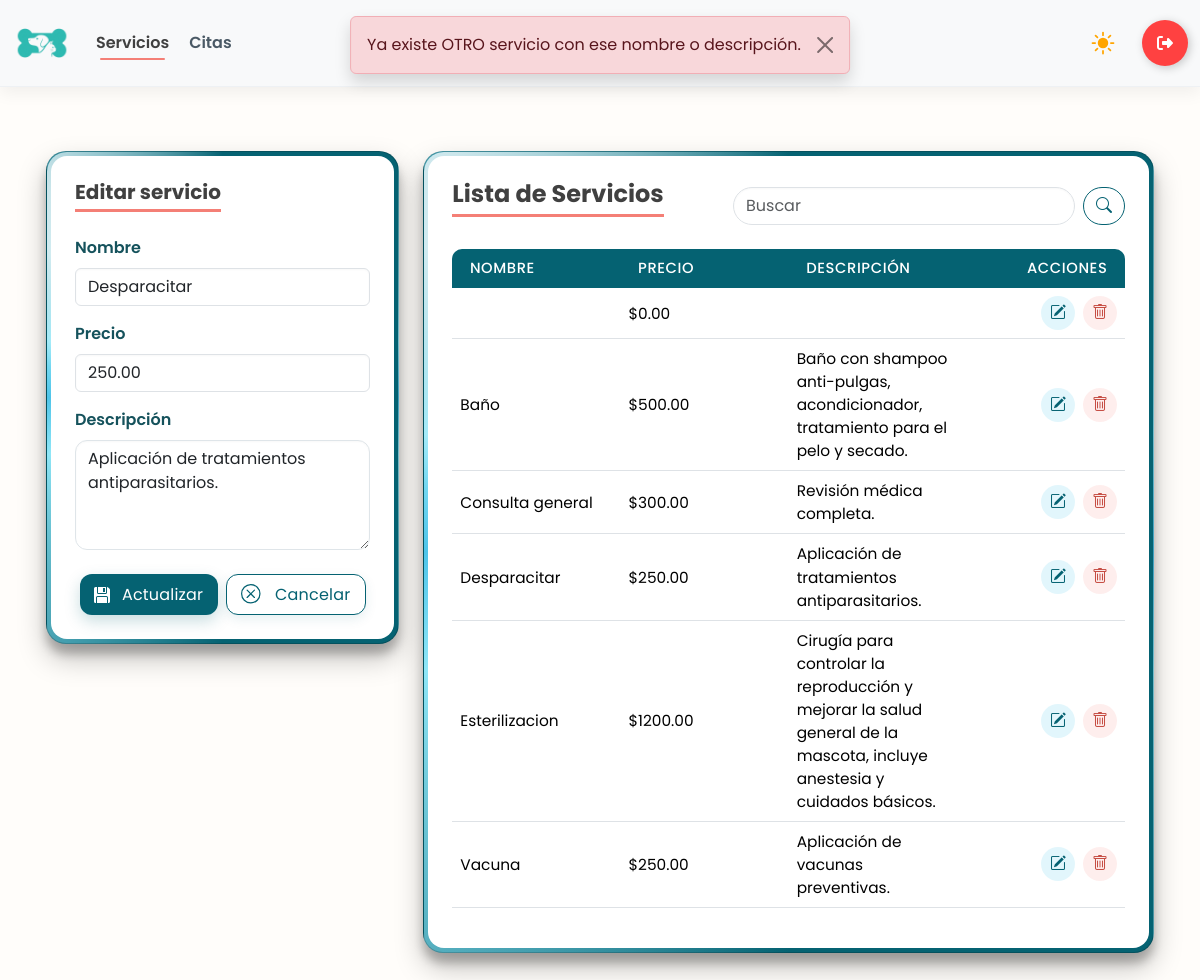
/servicios/17/ (signed in), run on the app's committed database.
### app/models.py (models this page shows, shortened)
class SERVICIO(models.Model):
    nombre = models.CharField(max_length=100)
    precio = models.DecimalField(max_digits=10, decimal_places=2)
    descripcion = models.TextField(max_length=250, null= True)

### app/views.py (the view, shortened to what this page needs)
# urls.py: path('servicios/', views.servicios_panel, name='servicios'), # Panel o dashboard
@login_required
@user_passes_test(is_employee_or_admin)
def servicios_panel(request, id=None):
    es_admin = is_admin(request.user)
    servicio = get_object_or_404(SERVICIO, id=id) if id else None
    if request.method == "POST" and not es_admin:
        messages.error(request, "No tienes permisos para modificar servicios.")
        return redirect("servicios")
    nombre = request.POST.get("nombre", "").strip().capitalize()
    precio = request.POST.get("precio", "").strip()
    descripcion = request.POST.get("descripcion", "").strip().capitalize()
    duplicate_query = Q(nombre=nombre) | Q(descripcion=descripcion)
    if servicio:  # editar
        if SERVICIO.objects.filter(duplicate_query).exclude(id=servicio.id).exists():
            messages.error(request, "Ya existe OTRO servicio con ese nombre o descripción.")
    q = request.GET.get('q', '').strip()
    qs = SERVICIO.objects.all().order_by("nombre")
    if q:
        q_normal = strip_accents(q.lower())
        servicios_filtrados = []
        for s in qs:
            nombre_normal = strip_accents(s.nombre.lower())
            desc_normal = strip_accents(s.descripcion.lower())
            if q_normal in nombre_normal or q_normal in desc_normal:
                servicios_filtrados.append(s)
        servicios = servicios_filtrados
    else:
        servicios = qs
    ctx = {
        "servicios": servicios,
        "servicio": servicio,
        "editando": bool(servicio),
        "form_data": request.POST if request.method == "POST" else {}, # Para que no se borre el formulario en caso de error
        "q": q,
        "es_admin": es_admin,
    }
    return render(request, "servicios.html", ctx)

### app/views.py (called while the page is built)
def is_admin(user):
    return user.is_superuser or user.groups.filter(name='Administrador').exists()

def is_employee_or_admin(user):
    return user.is_superuser or user.groups.filter(name__in=['Administrador', 'Empleado']).exists()

### app/templates/servicios.html (shortened to what this page needs)
{% load static %}
<!DOCTYPE html>
<html lang="es">
<head>
    {% include 'referencias.html' %}
    <link rel="stylesheet" href="{% static 'css/panel.css' %}">
</head>
<body>
    {% include 'navbar-panel.html' %}
    <main class="container mt-5 mb-5 p-3">
        <div class="row g-4">
            <div class="col-12 col-lg-4">
                <div class="card glass-card">
                    <div class="card-body p-4">
                        <h5 class="card-title mb-4">
                            {% if editando %}Editar servicio{% else %}Crear servicio{% endif %}
                        </h5>
                        <form method="post" autocomplete="off"
                            action="{% if editando %}{% url 'servicios_edit' servicio.id %}{% else %}{% url 'servicios' %}{% endif %}">
                            <div class="mb-3">
                                <label class="form-label">Nombre</label>
                                <input type="text" name="nombre" class="form-control"
                                    pattern="^[A-Za-zÁÉÍÓÚáéíóúÑñ\s]+$" maxlength="100" required
                                    value="{% if form_data.nombre %}{{ form_data.nombre }}{% elif servicio %}{{ servicio.nombre }}{% endif %}">
                            </div>
                            <div class="mb-3">
                                <label class="form-label">Precio</label>
                                <input type="number" step="0.01" min="0" name="precio" pattern="^\d+(\.\d{1,2})?$"
                                    class="form-control" required
                                    value="{% if form_data.precio %}{{ form_data.precio }}{% elif servicio %}{{ servicio.precio }}{% endif %}">
                            </div>
                            <div class="mb-3">
                                <label class="form-label">Descripción</label>
                                <textarea name="descripcion" rows="4" class="form-control" maxlength="250"
                                    required>{% if form_data.descripcion %}{{ form_data.descripcion }}{% elif servicio %}{{ servicio.descripcion }}{% endif %}</textarea>
                            </div>
                            <div class="d-flex gap-2 justify-content-center mt-4">
                                <button type="submit" class="btn-save"
                                    aria-label="{% if editando %}Actualizar{% else %}Guardar{% endif %}">
                                    <div class="svg-wrapper-1">
                                        <div class="svg-wrapper">
                                        </div>
                                    </div>
                                    <span>{% if editando %}Actualizar{% else %}Guardar{% endif %}</span>
                                </button>
                                {% if editando %}
                                <a href="{% url 'servicios' %}" class="btn-clean" aria-label="Cancelar">
                                    <div class="svg-wrapper-1">
                                        <div class="svg-wrapper">
                                        </div>
                                    </div>
                                    <span>Cancelar</span>
                                </a>
                                {% endif %}
                            </div>
                        </form>
                    </div>
                </div>
            </div>
            <div class="col-12 col-lg-8">
                <div class="card glass-card">
                    <div class="card-body p-4">
                        <div class="d-flex justify-content-between align-items-center mb-3">
                            <h4 class="m-0 card-title mb-3">Lista de Servicios</h4>
                            <form class="d-flex" method="get" action="{% url 'servicios' %}">
                                <input class="form-control me-2" type="search" placeholder="Buscar" name="q"
                                    value="{{ q }}">
                                <button class="btn btn-outline" type="submit"><i class="bi bi-search"></i></button>
                            </form>
                        </div>
                        <table class="table tabla-servicios align-middle">
                            <thead>
                                <tr>
                                    <th>Nombre</th>
                                    <th>Precio</th>
                                    <th>Descripción</th>
                                    <th class="text-end">Acciones</th>
                                </tr>
                            </thead>
                            <tbody>
                                {% for servicio in servicios %}
                                <tr>
                                    <td>{{ servicio.nombre }}</td>
                                    <td>${{ servicio.precio|floatformat:2 }}</td>
                                    <td>{{ servicio.descripcion }}</td>
                                    <td class="text-end">
                                        <div class="d-inline-flex gap-2">
                                            <a class="btn-accion btn-edit"
                                                href="{% url 'servicios_edit' servicio.id %}">
                                                <i class="bi bi-pencil-square"></i>
                                            </a>
                                            <a class="btn-accion btn-delete" href="{% url 'eliminar' servicio.id %}"
                                                onclick="return confirm('¿Eliminar este servicio?')">
                                                <i class="bi bi-trash"></i>
                                            </a>
                                        </div>
                                    </td>
                                </tr>
                                {% empty %}
                                <tr>
                                    <td colspan="4" class="text-center text-muted">Sin información disponible</td>
                                </tr>
                                {% endfor %}
                            </tbody>
                        </table>
                        </div>
                    </div>
                </div>
            </div>
    </main>
    {% include 'alertas.html' %}
</body>
</html>

### app/static/css/panel.css (style rules this page uses)
:root { color-scheme: light; }
:root { --primary: #056272; --accent: #4EC4E9; --accent-light: #8FE6F7; --coral: #F47F76; --paper: #FFFDFa; --light_coral: #e4a5a1; --ink: #333333; }
body { font-family: "Poppins", sans-serif !important; background-color: var(--paper) !important; }
:root { --navbar-h: 72px; }
body { padding-top: var(--navbar-h); }
html { scroll-behavior: smooth; }
.card-title { color: #404040 !important; font-weight: bold; display: inline-block; padding-bottom: 0.3rem; margin-bottom: 1.5rem; border-bottom: 3px solid #F47F76; }
.glass-card, .card { position: relative; border-radius: 20px !important; overflow: hidden; padding: 4px; background: conic-gradient( from 90deg, var(--primary) 0%, var(--primary) 25%, var(--accent-light) 45%, var(--accent) 50%, var(--accent-light) 55%, var(--primary) 75%, var(--primary) 100% ); box-shadow: rgba(0, 0, 0, 0.25) 0px 14px 28px, rgba(0, 0, 0, 0.22) 0px 10px 10px; transition: transform .6s cubic-bezier(0.15, 0.83, 0.66, 1), box-shadow .3s ease; }
.glass-card::before { content: ""; position: absolute; inset: 0; border-radius: inherit; background: conic-gradient( from 0deg, transparent 0deg, transparent 280deg, rgba(255, 255, 255, 0.7) 310deg, rgba(255, 255, 255, 0.7) 320deg, transparent 360deg ); animation: spin-border 4s linear infinite; }
.glass-card .card-body { position: relative; z-index: 2; background: #ffffff; border-radius: 16px; padding: 1.5rem; }
.form-label { font-weight: 600; color: color-mix(in srgb, var(--primary) 65%, #333); }
.form-control, .form-select, textarea.form-control { border-radius: 12px; border: 1.6px solid #dfe5e9; box-shadow: inset 0 1px 2px rgba(0, 0, 0, .03); transition: border-color .2s ease, box-shadow .2s ease; }
.btn-save, .btn-clean { line-height: 1; padding: .55em .9em; display: inline-flex; align-items: center; gap: .35rem; border: none; border-radius: 12px; letter-spacing: .2px; cursor: pointer; transition: background .25s ease, transform .2s ease, box-shadow .25s ease; justify-content: center; min-width: 130px }
.btn-save { background: var(--primary); color: #fff; fill: #dcdcdc; box-shadow: 0 6px 16px rgba(5, 98, 114, .22); }
.btn-clean { background: #fff; color: var(--primary); fill: currentColor; border: 1.5px solid var(--primary); box-shadow: 0 4px 12px rgba(5, 98, 114, .10); }
.btn-save span, .btn-clean span { transition: opacity .35s ease, font-size .35s ease, margin-left .35s ease; display: inline-block; margin-left: 0.4em; vertical-align: middle; white-space: nowrap; }
.btn-save svg, .btn-clean svg { transform-origin: center; transition: transform .28s ease, fill .28s ease; display: block; }
.svg-wrapper-1 { display: flex; }
.svg-wrapper { display: flex; align-items: center; justify-content: center; transition: transform .45s linear; }
a.btn-save, a.btn-clean { text-decoration: none; }
.card .d-flex .form-control[type="search"] { border-radius: 999px; }
.btn.btn-outline { border-radius: 999px; --bs-btn-color: var(--primary); --bs-btn-border-color: var(--primary); }
.tabla-servicios { margin-bottom: 0; border-collapse: separate; border-spacing: 0; table-layout: fixed; width: 100%; }
.tabla-servicios thead th { background: var(--primary); color: #ffffff; border: 0 !important; font-weight: 500; font-size: 0.92rem; letter-spacing: 0.04em; text-transform: uppercase; padding: 0.55rem 1.1rem; }
.tabla-servicios thead th:first-child { border-top-left-radius: 10px; }
.tabla-servicios thead th:last-child { border-top-right-radius: 10px; }
.tabla-servicios td { vertical-align: middle; padding: 1.1rem 1.4rem; font-size: 0.96rem; line-height: 1.5; }
.tabla-servicios th { vertical-align: middle; }
.btn-accion { width: 34px; height: 34px; border-radius: 999px; display: inline-flex; align-items: center; justify-content: center; padding: 0; border: none; font-size: 1rem; cursor: pointer; transition: background 0.2s ease, color 0.2s ease, transform 0.15s ease, box-shadow 0.15s ease; }
.btn-edit { background: rgba(78, 196, 233, 0.16); color: var(--primary); }
.btn-delete { background: rgba(244, 127, 118, 0.13); color: #c64d43; }

### data on the page
SERVICIO: nombre "Desparacitar", precio "250.00", descripcion "Aplicación de tratamientos antiparasitarios."
SERVICIO: precio "0.00"
SERVICIO: nombre "Baño", precio "500.00", descripcion "Baño con shampoo anti-pulgas, acondicionador, tratamiento para el pelo y secado."
SERVICIO: nombre "Consulta general", precio "300.00", descripcion "Revisión médica completa."
SERVICIO: nombre "Esterilizacion", precio "1200.00", descripcion "Cirugía para controlar la reproducción y mejorar la salud general de la mascota, incluye anestesia y cuidados básicos."
SERVICIO: nombre "Vacuna", precio "250.00", descripcion "Aplicación de vacunas preventivas."

### other printed values
{{ message }} "Ya existe OTRO servicio con ese nombre o descripción."
